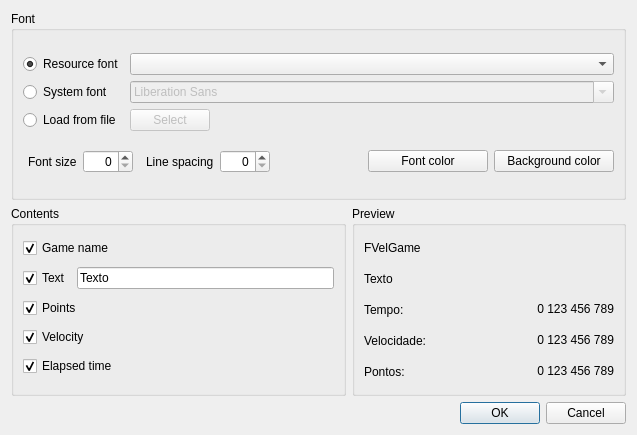
<?xml version="1.0" encoding="UTF-8"?>
<ui version="4.0">
 <class>Dialog</class>
 <widget class="QDialog" name="Dialog">
  <property name="geometry">
   <rect>
    <x>0</x>
    <y>0</y>
    <width>637</width>
    <height>435</height>
   </rect>
  </property>
  <property name="windowTitle">
   <string>Dialog</string>
  </property>
  <layout class="QVBoxLayout" name="verticalLayout">
   <item>
    <widget class="QGroupBox" name="groupBox_3">
     <property name="title">
      <string>Font</string>
     </property>
     <layout class="QVBoxLayout" name="verticalLayout_4">
      <item>
       <layout class="QGridLayout" name="gridLayout_2">
        <item row="2" column="2">
         <widget class="QFontComboBox" name="fontComboBox">
          <property name="enabled">
           <bool>false</bool>
          </property>
         </widget>
        </item>
        <item row="3" column="0">
         <widget class="QRadioButton" name="radioButton_3">
          <property name="text">
           <string>Load from file</string>
          </property>
         </widget>
        </item>
        <item row="3" column="2">
         <layout class="QHBoxLayout" name="horizontalLayout_4">
          <item>
           <widget class="QPushButton" name="pushButton_3">
            <property name="enabled">
             <bool>false</bool>
            </property>
            <property name="text">
             <string>Select</string>
            </property>
           </widget>
          </item>
          <item>
           <spacer name="horizontalSpacer_2">
            <property name="orientation">
             <enum>Qt::Horizontal</enum>
            </property>
            <property name="sizeHint" stdset="0">
             <size>
              <width>40</width>
              <height>20</height>
             </size>
            </property>
           </spacer>
          </item>
         </layout>
        </item>
        <item row="0" column="2">
         <widget class="QComboBox" name="comboBox"/>
        </item>
        <item row="2" column="0">
         <widget class="QRadioButton" name="radioButton">
          <property name="text">
           <string>System font</string>
          </property>
         </widget>
        </item>
        <item row="0" column="0">
         <widget class="QRadioButton" name="radioButton_2">
          <property name="text">
           <string>Resource font</string>
          </property>
          <property name="checked">
           <bool>true</bool>
          </property>
         </widget>
        </item>
       </layout>
      </item>
      <item>
       <layout class="QHBoxLayout" name="horizontalLayout_3">
        <item>
         <widget class="QLabel" name="label_9">
          <property name="text">
           <string>Font size</string>
          </property>
          <property name="indent">
           <number>5</number>
          </property>
         </widget>
        </item>
        <item>
         <widget class="QSpinBox" name="spinBox">
          <property name="minimumSize">
           <size>
            <width>50</width>
            <height>0</height>
           </size>
          </property>
          <property name="alignment">
           <set>Qt::AlignRight|Qt::AlignTrailing|Qt::AlignVCenter</set>
          </property>
         </widget>
        </item>
        <item>
         <widget class="QLabel" name="label_10">
          <property name="text">
           <string>Line spacing</string>
          </property>
          <property name="indent">
           <number>7</number>
          </property>
         </widget>
        </item>
        <item>
         <widget class="QSpinBox" name="spinBox_2">
          <property name="minimumSize">
           <size>
            <width>50</width>
            <height>0</height>
           </size>
          </property>
          <property name="alignment">
           <set>Qt::AlignRight|Qt::AlignTrailing|Qt::AlignVCenter</set>
          </property>
         </widget>
        </item>
        <item>
         <spacer name="horizontalSpacer">
          <property name="orientation">
           <enum>Qt::Horizontal</enum>
          </property>
          <property name="sizeHint" stdset="0">
           <size>
            <width>40</width>
            <height>20</height>
           </size>
          </property>
         </spacer>
        </item>
        <item>
         <widget class="QPushButton" name="pushButton">
          <property name="minimumSize">
           <size>
            <width>120</width>
            <height>0</height>
           </size>
          </property>
          <property name="text">
           <string>Font color</string>
          </property>
         </widget>
        </item>
        <item>
         <widget class="QPushButton" name="pushButton_2">
          <property name="minimumSize">
           <size>
            <width>120</width>
            <height>0</height>
           </size>
          </property>
          <property name="text">
           <string>Background color</string>
          </property>
         </widget>
        </item>
       </layout>
      </item>
     </layout>
    </widget>
   </item>
   <item>
    <layout class="QHBoxLayout" name="horizontalLayout_2">
     <item>
      <widget class="QGroupBox" name="groupBox">
       <property name="title">
        <string>Contents</string>
       </property>
       <layout class="QVBoxLayout" name="verticalLayout_2">
        <item>
         <widget class="QCheckBox" name="checkBox_2">
          <property name="text">
           <string>Game name</string>
          </property>
          <property name="checked">
           <bool>true</bool>
          </property>
         </widget>
        </item>
        <item>
         <layout class="QHBoxLayout" name="horizontalLayout">
          <item>
           <widget class="QCheckBox" name="checkBox_4">
            <property name="text">
             <string>Text</string>
            </property>
            <property name="checked">
             <bool>true</bool>
            </property>
           </widget>
          </item>
          <item>
           <widget class="QLineEdit" name="lineEdit">
            <property name="text">
             <string>Texto</string>
            </property>
           </widget>
          </item>
         </layout>
        </item>
        <item>
         <widget class="QCheckBox" name="checkBox">
          <property name="text">
           <string>Points</string>
          </property>
          <property name="checked">
           <bool>true</bool>
          </property>
         </widget>
        </item>
        <item>
         <widget class="QCheckBox" name="checkBox_3">
          <property name="text">
           <string>Velocity</string>
          </property>
          <property name="checked">
           <bool>true</bool>
          </property>
         </widget>
        </item>
        <item>
         <widget class="QCheckBox" name="checkBox_5">
          <property name="text">
           <string>Elapsed time</string>
          </property>
          <property name="checked">
           <bool>true</bool>
          </property>
         </widget>
        </item>
       </layout>
      </widget>
     </item>
     <item>
      <widget class="QGroupBox" name="groupBox_2">
       <property name="autoFillBackground">
        <bool>true</bool>
       </property>
       <property name="title">
        <string>Preview</string>
       </property>
       <layout class="QVBoxLayout" name="verticalLayout_3">
        <item>
         <layout class="QVBoxLayout" name="verticalLayout_5">
          <item>
           <widget class="QLabel" name="label_2">
            <property name="sizePolicy">
             <sizepolicy hsizetype="Preferred" vsizetype="Fixed">
              <horstretch>0</horstretch>
              <verstretch>0</verstretch>
             </sizepolicy>
            </property>
            <property name="minimumSize">
             <size>
              <width>0</width>
              <height>25</height>
             </size>
            </property>
            <property name="text">
             <string>FVelGame</string>
            </property>
           </widget>
          </item>
          <item>
           <widget class="QLabel" name="label_3">
            <property name="sizePolicy">
             <sizepolicy hsizetype="Preferred" vsizetype="Fixed">
              <horstretch>0</horstretch>
              <verstretch>0</verstretch>
             </sizepolicy>
            </property>
            <property name="minimumSize">
             <size>
              <width>250</width>
              <height>25</height>
             </size>
            </property>
            <property name="text">
             <string>Texto</string>
            </property>
           </widget>
          </item>
         </layout>
        </item>
        <item>
         <layout class="QGridLayout" name="gridLayout">
          <item row="2" column="0">
           <widget class="QLabel" name="label_4">
            <property name="sizePolicy">
             <sizepolicy hsizetype="Preferred" vsizetype="Fixed">
              <horstretch>0</horstretch>
              <verstretch>0</verstretch>
             </sizepolicy>
            </property>
            <property name="minimumSize">
             <size>
              <width>80</width>
              <height>25</height>
             </size>
            </property>
            <property name="text">
             <string>Pontos:</string>
            </property>
            <property name="margin">
             <number>2</number>
            </property>
            <property name="indent">
             <number>0</number>
            </property>
           </widget>
          </item>
          <item row="0" column="0">
           <widget class="QLabel" name="label_5">
            <property name="sizePolicy">
             <sizepolicy hsizetype="Preferred" vsizetype="Fixed">
              <horstretch>0</horstretch>
              <verstretch>0</verstretch>
             </sizepolicy>
            </property>
            <property name="minimumSize">
             <size>
              <width>80</width>
              <height>25</height>
             </size>
            </property>
            <property name="text">
             <string>Tempo:</string>
            </property>
            <property name="margin">
             <number>2</number>
            </property>
            <property name="indent">
             <number>0</number>
            </property>
           </widget>
          </item>
          <item row="1" column="0">
           <widget class="QLabel" name="label">
            <property name="sizePolicy">
             <sizepolicy hsizetype="Preferred" vsizetype="Fixed">
              <horstretch>0</horstretch>
              <verstretch>0</verstretch>
             </sizepolicy>
            </property>
            <property name="minimumSize">
             <size>
              <width>80</width>
              <height>25</height>
             </size>
            </property>
            <property name="text">
             <string>Velocidade: </string>
            </property>
            <property name="margin">
             <number>2</number>
            </property>
            <property name="indent">
             <number>0</number>
            </property>
           </widget>
          </item>
          <item row="0" column="1">
           <widget class="QLabel" name="label_6">
            <property name="sizePolicy">
             <sizepolicy hsizetype="Preferred" vsizetype="Fixed">
              <horstretch>0</horstretch>
              <verstretch>0</verstretch>
             </sizepolicy>
            </property>
            <property name="text">
             <string>0 123 456 789</string>
            </property>
            <property name="alignment">
             <set>Qt::AlignRight|Qt::AlignTrailing|Qt::AlignVCenter</set>
            </property>
            <property name="margin">
             <number>2</number>
            </property>
            <property name="indent">
             <number>0</number>
            </property>
           </widget>
          </item>
          <item row="1" column="1">
           <widget class="QLabel" name="label_7">
            <property name="sizePolicy">
             <sizepolicy hsizetype="Preferred" vsizetype="Fixed">
              <horstretch>0</horstretch>
              <verstretch>0</verstretch>
             </sizepolicy>
            </property>
            <property name="text">
             <string>0 123 456 789</string>
            </property>
            <property name="alignment">
             <set>Qt::AlignRight|Qt::AlignTrailing|Qt::AlignVCenter</set>
            </property>
            <property name="margin">
             <number>2</number>
            </property>
            <property name="indent">
             <number>0</number>
            </property>
           </widget>
          </item>
          <item row="2" column="1">
           <widget class="QLabel" name="label_8">
            <property name="sizePolicy">
             <sizepolicy hsizetype="Preferred" vsizetype="Fixed">
              <horstretch>0</horstretch>
              <verstretch>0</verstretch>
             </sizepolicy>
            </property>
            <property name="text">
             <string>0 123 456 789</string>
            </property>
            <property name="alignment">
             <set>Qt::AlignRight|Qt::AlignTrailing|Qt::AlignVCenter</set>
            </property>
            <property name="margin">
             <number>2</number>
            </property>
            <property name="indent">
             <number>0</number>
            </property>
           </widget>
          </item>
         </layout>
        </item>
       </layout>
      </widget>
     </item>
    </layout>
   </item>
   <item>
    <widget class="QDialogButtonBox" name="buttonBox">
     <property name="orientation">
      <enum>Qt::Horizontal</enum>
     </property>
     <property name="standardButtons">
      <set>QDialogButtonBox::Cancel|QDialogButtonBox::Ok</set>
     </property>
    </widget>
   </item>
  </layout>
 </widget>
 <resources/>
 <connections>
  <connection>
   <sender>buttonBox</sender>
   <signal>accepted()</signal>
   <receiver>Dialog</receiver>
   <slot>accept()</slot>
   <hints>
    <hint type="sourcelabel">
     <x>248</x>
     <y>254</y>
    </hint>
    <hint type="destinationlabel">
     <x>157</x>
     <y>274</y>
    </hint>
   </hints>
  </connection>
  <connection>
   <sender>buttonBox</sender>
   <signal>rejected()</signal>
   <receiver>Dialog</receiver>
   <slot>reject()</slot>
   <hints>
    <hint type="sourcelabel">
     <x>316</x>
     <y>260</y>
    </hint>
    <hint type="destinationlabel">
     <x>286</x>
     <y>274</y>
    </hint>
   </hints>
  </connection>
 </connections>
</ui>
